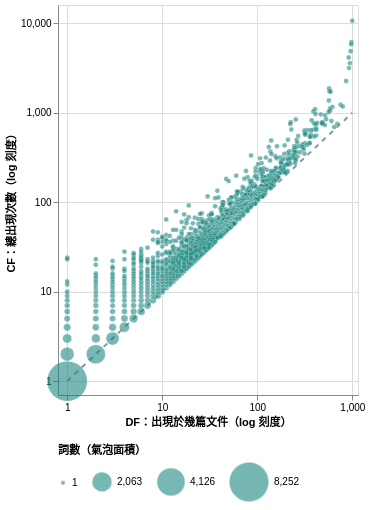

The specification (Vega-Lite) saved for this image:
### Vega-Lite specification from a JSON file in a GitHub repository (floating-point values rounded to 4 significant figures; data arrays with more than 128 entries replaced by an {"elided": "..."} marker saying what was removed)
{"config": {"view": {"continuousWidth": 300, "continuousHeight": 300}}, "layer": [{"data": {"name": "data-1e7cd6c553d5553fd68ec7a9ae7181e4"}, "mark": {"type": "line", "color": "#8997A5", "strokeDash": [5, 5]}, "encoding": {"x": {"axis": {"values": [1, 10, 100, 1000]}, "field": "df", "scale": {"base": 10, "domain": [0.8, 1147.0], "type": "log"}, "title": "DF：出現於幾篇文件（log 刻度）", "type": "quantitative"}, "y": {"axis": {"values": [1, 10, 100, 1000, 10000]}, "field": "cf", "scale": {"base": 10, "domain": [0.7, 15990.0], "type": "log"}, "title": "CF：總出現次數（log 刻度）", "type": "quantitative"}}}, {"data": {"values": {"elided": "1284 records"}}, "mark": {"type": "circle", "color": "#16847D", "opacity": 0.58, "stroke": "white", "strokeWidth": 0.4}, "encoding": {"size": {"field": "term_count", "legend": {"direction": "horizontal", "format": ",.0f", "labelOverlap": false, "orient": "bottom", "titleLimit": 220, "values": [1, 2063, 4126, 8252]}, "scale": {"domain": [0, 8252], "range": [24, 1600], "type": "linear"}, "title": "詞數（氣泡面積）", "type": "quantitative"}, "tooltip": [{"field": "cf", "format": ",", "title": "CF", "type": "quantitative"}, {"field": "df", "format": ",", "title": "DF", "type": "quantitative"}, {"field": "term_count", "format": ",", "title": "詞數", "type": "quantitative"}, {"field": "examples", "title": "詞彙範例（最多 5 個）", "type": "nominal"}], "x": {"axis": {"values": [1, 10, 100, 1000]}, "field": "df", "scale": {"base": 10, "domain": [0.8, 1147.0], "type": "log"}, "title": "DF：出現於幾篇文件（log 刻度）", "type": "quantitative"}, "y": {"axis": {"values": [1, 10, 100, 1000, 10000]}, "field": "cf", "scale": {"base": 10, "domain": [0.7, 15990.0], "type": "log"}, "title": "CF：總出現次數（log 刻度）", "type": "quantitative"}}}], "height": 390, "$schema": "https://vega.github.io/schema/vega-lite/v6.4.1.json", "datasets": {"data-1e7cd6c553d5553fd68ec7a9ae7181e4": [{"df": 1, "cf": 1}, {"df": 997, "cf": 997}]}}
